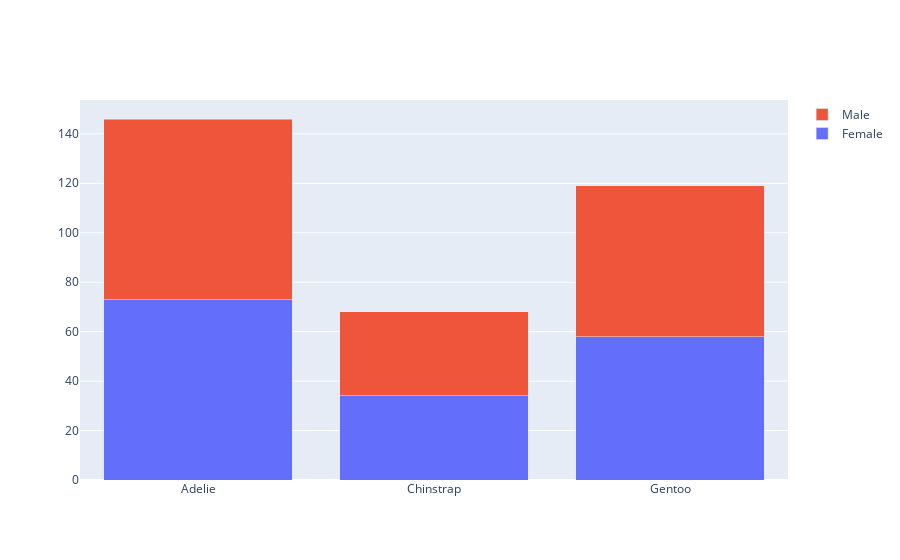

The cell this chart's notebook holds for it:
### Code cell
# Get the unique penguin species names from the "species" column
animals = penguins.species.unique()

# Create a Figure object to hold the clustered bar chart
fig = go.Figure(data=[
    # Create the first set of bars for "Female" data
    go.Bar(name="Female", x=animals, y=agrupado.Female),
    
    # Create the second set of bars for "Male" data
    go.Bar(name="Male", x=animals, y=agrupado.Male)
])

# Change the type of the bars to "stacked" using update_layout
fig.update_layout(barmode="stack")

# Show the clustered and stacked bar chart
fig.show()

### Figure 1 — Plotly figure (JSON) as saved in the notebook; plotly's stock layout.template omitted (floating-point values rounded to 4 significant figures)
{"data": [{"name": "Female", "type": "bar", "x": ["Adelie", "Chinstrap", "Gentoo"], "y": [73, 34, 58]}, {"name": "Male", "type": "bar", "x": ["Adelie", "Chinstrap", "Gentoo"], "y": [73, 34, 61]}], "layout": {"barmode": "stack"}}
